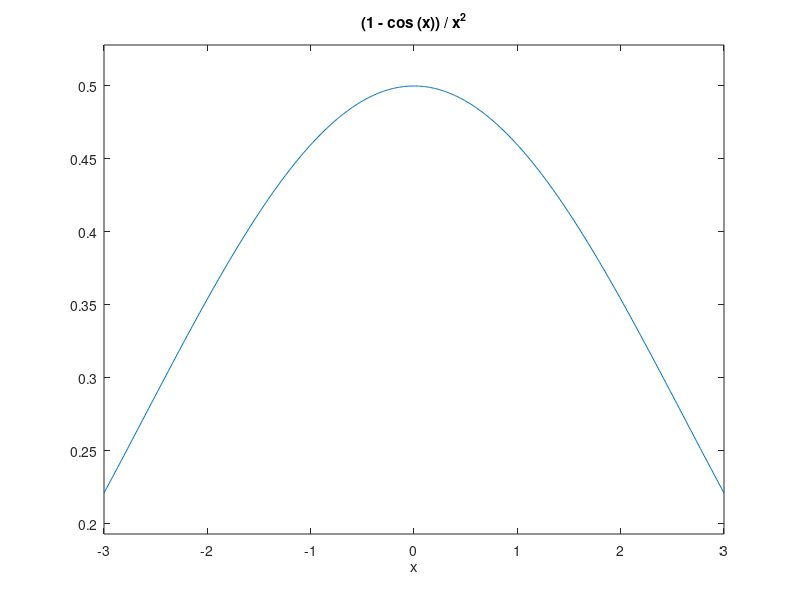

Recreate this plot in MATLAB.
fprintf('Ejercicio 1\n')
f=@(x) (1-cos(x))./x.^2
ezplot(f,[-3,3])
f(1.2.*10.^-8)

g=@(x) (1./2).*((sin(x./2))./(x./2)).^2
g(1.2.*10.^-8)


fprintf('Ejercicio 2\n')



fprintf('Ejercicio 3\n')

sum =(1/3).*(10000000000 + 10000000001 + 10000000002);
V1 = (1/2).*((10000000000 - sum)^2+(10000000001 - sum)^2 + (10000000002 - sum)^2)

sum1= ((10000000000)^2+(10000000001)^2+(10000000002)^2);
sum2= (10000000000+10000000001+10000000002)^2;
V2= (1/2)*(sum1 - (1/3)*sum2)